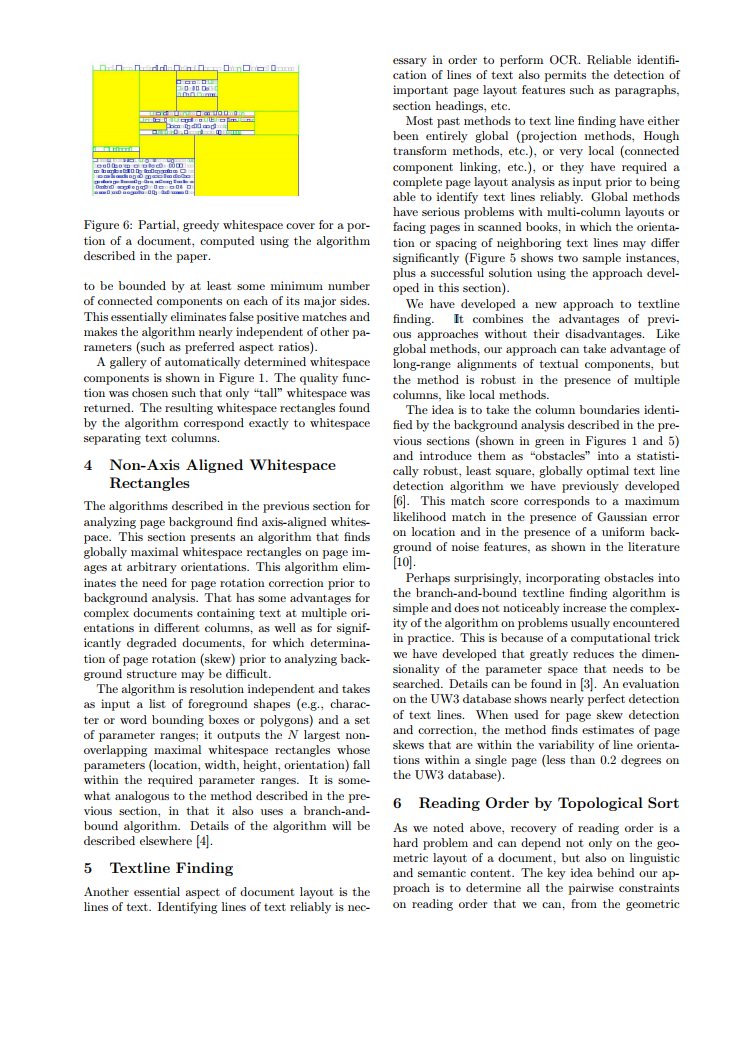
//> input picture DocumentLayout/pic.PNG, 739 x 1052 px
$ ./main pic.PNG   (built with g++ and OpenCV 4)
//> lines starting //> are read from the running program, lines starting //| are printed output that depends on the picture; after the words box and inside, x2 and y2 are one past the last pixel; in counts of white or black regions, pixels touching at a corner belong together
### DocumentLayout/Voting.h
#pragma once

#include <vector>
#include <algorithm>
#include <functional>
#include <opencv2/opencv.hpp>

#include "config.h"


namespace Voting
{
	using namespace std;
	using namespace cv;

	inline bool RectsEqual(const Rect &a, const Rect &b, const float thresh)
	{
		Vec2i topleft = Vec2i(a.x, a.y) - Vec2i(b.x, b.y);
		Vec2i botleft = Vec2i(a.x, a.y + a.height) - Vec2i(b.x, b.y + b.height);
		Vec2i topright = Vec2i(a.x + a.width, a.y) - Vec2i(b.x + b.width, b.y);
		Vec2i botright = Vec2i(a.x + a.width, a.y + a.height) - Vec2i(b.x + b.width, b.y + b.height);

		double n1 = norm(topleft);
		double n2 = norm(botleft);
		double n3 = norm(topright);
		double n4 = norm(botright);

		return	n1 < thresh &&
				n2 < thresh &&
				n3 < thresh &&
				n4 < thresh;
	}

	inline Rect AverageRect(const Rect &a, const Rect &b)
	{
		return Rect((a.x + b.x) / 2, (a.y + b.y) / 2, (a.width + b.width) / 2, (a.height + b.height) / 2);
	}

	struct VotingResult
	{
		Rect r;
		unsigned c;

		VotingResult() : c(1) {}
		VotingResult(const Rect& _r)
			: r(_r)
			, c(1)
		{}
	};

	vector<VotingResult> MergeRects(vector<vector<Rect>> &detectedRects, const float thresh)
	{
		vector<VotingResult> output;

		for (auto &v : detectedRects)
		{
			output.insert(output.end(), v.begin(), v.end());
		}

		for (auto it1 = output.begin(); it1 != output.end(); ++it1)
		{
			for (auto it2 = it1 + 1; it2 != output.end();)
			{
				if (RectsEqual(it1->r, it2->r, thresh))
				{
					it1->r = AverageRect(it1->r, it2->r);
					it1->c += it2->c;
					it2 = output.erase(it2);
				}
				else
				{
					++it2;
				}
			}
		}

		return output;
	}
}

### DocumentLayout/VoronoiLayout.h
#pragma once

#include <vector>
#include <opencv2/opencv.hpp>

#include "config.h"

namespace VoronoiLayout
{
	using namespace cv;
	using namespace std;

	vector<Rect> DetectLayout(Mat src);
}

### DocumentLayout/GeometricLayout.h
#pragma once

#include <vector>
#include <opencv2/opencv.hpp>

namespace GeometricLayout
{
	using namespace std;
	using namespace cv;

// [6 lines of commented-out code are left out]

	vector<Rect> DetectLayout(Mat src);
}

### DocumentLayout/config.h
#pragma once

#undef _DEBUG

### DocumentLayout/HeuristicLayout.h
#pragma once

#include <vector>
#include <opencv2/opencv.hpp>

#include "config.h"


namespace HeuristicLayout
{
	using namespace cv;
	using namespace std;

	vector<Rect> DetectLayout(Mat document);
}

### DocumentLayout/VoronoiLayout.cpp
#include "VoronoiLayout.h"

namespace VoronoiLayout
{
	inline float EuclidianDistance(int x1, int y1, int x2, int y2)
	{
		return sqrt((float)(x2 - x1)*(x2 - x1) + (y2 - y1)*(y2 - y1));
	}

	// [13 lines left out: function ManhattanDistance, not called in this run]

	inline int Distance(int x1, int y1, int x2, int y2)
	{
		return (int)EuclidianDistance(x1, y1, x2, y2);
	}

	// [85 lines left out: function RectDistance2, not called in this run]

	inline float ImageBlackFactor(Mat img)
	{
		const int nz = countNonZero(img);
		const int total = img.rows * img.cols;

		return (float)nz / total;
	}

	int RectDistance(Rect a, Rect b)
	{
		int x1 = a.x;
		int x1b = a.x + a.width;
		int y1 = a.y;
		int y1b = a.y + a.height;

		int x2 = b.x;
		int x2b = b.x + b.width;
		int y2 = b.y;
		int y2b = b.y + b.height;

		bool left = x2b < x1;
		bool right = x1b < x2;
		bool bottom = y2b < y1;
		bool top = y1b < y2;

		if (top && left)
			return Distance(x1, y1b, x2b, y2);
		else if (left && bottom)
			return Distance(x1, y1, x2b, y2b);
		else if (bottom && right)
			return Distance(x1b, y1, x2, y2b);
		else if (right && top)
			return Distance(x1b, y1b, x2, y2);
		else if (left)
			return abs(x1 - x2b);
		else if (right)
			return abs(x2 - x1b);
		else if (bottom)
			return abs(y1 - y2b);
		else if (top)
			return abs(y2 - y1b);
		else
			return 0;
		//return RectDistance2(a,b);
	}

	bool UpdateBoundingRects(Mat img, vector<Rect>& rects, vector<Rect>& finalRects, int D)
	{
		bool done = true;

		vector<Rect> newRects;

		Rect newRect;

		vector<Rect> nextSearchRect;
		vector<Rect> searchRect = rects;
		bool findMore = false;

		newRect = searchRect[0];
		float currentFactor = ImageBlackFactor(img(newRect));

		do
		{
			findMore = false;
			nextSearchRect.clear();
			bool addToNextSearch = true;
			for (int i = 1; i < searchRect.size(); i++)
			{
				int dist = RectDistance(newRect, searchRect[i]);
				if (dist <= D)
				{
					float nextFactor = ImageBlackFactor(img(newRect | searchRect[i]));

					if (abs(nextFactor - currentFactor) < 0.2)
					{
						done = false;
						newRect |= searchRect[i];
						currentFactor = ImageBlackFactor(img(newRect));
						findMore = true;
						addToNextSearch = false;
					}
				}
				else
				{
					nextSearchRect.push_back(searchRect[i]);
				}
			}
			searchRect = nextSearchRect;
		} while (findMore);

		finalRects.push_back(newRect);

		rects = searchRect;

		return rects.size() == 0;
	}

	// [39 lines left out: functions DrawBoundingRects, draw_point, draw_delaunay, not called in this run]

	//Draw voronoi diagram
	void draw_voronoi(Mat& img, Subdiv2D& subdiv)
	{
		vector<vector<Point2f> > facets;
		vector<Point2f> centers;
		subdiv.getVoronoiFacetList(vector<int>(), facets, centers);

		vector<Point> ifacet;
		vector<vector<Point> > ifacets(1);

		float thresh = 4;

		for (size_t i = 0; i < facets.size(); i++)
		{

			//ifacet.resize(facets[i].size());
			ifacet.clear();

			ifacet.push_back(facets[i][0]);
			for (size_t j = 1; j < facets[i].size(); j++)
			{
				const Point &p = facets[i][j];
				if (norm(p - *ifacet.rbegin()) < thresh)
					ifacet.push_back(p);
			}

			ifacets[0] = ifacet;
			//polylines(img, ifacets, false, Scalar(), 1, CV_AA, 0);
			fillPoly(img, ifacets, Scalar(255));
		}
	}

	// [4 lines left out: function voronoiArea, not called in this run]

	std::vector<Rect> DetectLayout(Mat src)
	{
		Mat cannyOutput;
		Mat grayScale;
		cvtColor(src, grayScale, CV_BGR2GRAY);


		Rect rect(0, 0, src.size().width, src.size().height);
		Subdiv2D subdiv(rect);
		Canny(src, cannyOutput, 100, 200);

		//HoughLines(grayScale, cannyOutput, CV_PI / 180, 15, 100);


#ifdef _DEBUG
		imshow("Canny", cannyOutput);
#endif // _DEBUG
		//waitKey(0);

		//Contours
		vector <vector<Point>> contours;
		vector<Vec4i> hierarchy;
		Mat contoursImg;
		src.copyTo(contoursImg);

		findContours(cannyOutput, contours, hierarchy, RETR_EXTERNAL, CHAIN_APPROX_SIMPLE);

		Scalar incolor = Scalar(0, 0, 255);
		Scalar outcolor = Scalar(255, 0, 0);
		Scalar black = Scalar(0,0 , 0);
		vector<Rect> boundingRects;
		for (int i = 0; i < contours.size(); i++)
		{
			Scalar color = outcolor;
			Rect brect = boundingRect(contours[i]);
			boundingRects.push_back(brect);
			rectangle(contoursImg, brect, color, 1);
			for (int j = 0; j < contours[i].size(); j++)
			{
				subdiv.insert(Point2f(contours[i][j].x, contours[i][j].y));
			}
		}

#ifdef _DEBUG
		imshow("Contours", contoursImg);
#endif // _DEBUG
		Mat delauney = Mat::zeros(grayScale.size(), grayScale.type());
		draw_voronoi(delauney, subdiv);

		//Scalar delaunay_color(255, 255, 255), points_color(0, 0, 255);
		//draw_delaunay(delauney, subdiv, delaunay_color);

		//imshow("Delauney", delauney);

		Mat element = getStructuringElement(MORPH_RECT, Size(3, 3), Point(1, 1));
		Mat element1 = getStructuringElement(MORPH_RECT, Size(5, 5), Point(2, 2));
		//threshold(delauney, delauney, 240, 255, 1);
		erode(delauney, delauney, element);
		dilate(delauney, delauney, element1);

		// [4 lines of commented-out code are left out]

		vector<Rect> newBoundingRects;
		while (!UpdateBoundingRects(delauney, boundingRects, newBoundingRects, 20));

#ifdef _DEBUG
		waitKey(0);
#endif // _DEBUG

		return newBoundingRects;
	}
}

### DocumentLayout/GeometricLayout.cpp
#include "GeometricLayout.h"

namespace GeometricLayout
{
	inline float EuclidianDistance(int x1, int y1, int x2, int y2)
	{
		return sqrt((float)(x2 - x1)*(x2 - x1) + (y2 - y1)*(y2 - y1));
	}

	// [13 lines left out: function ManhattanDistance, not called in this run]

	inline int Distance(int x1, int y1, int x2, int y2)
	{
		return (int)EuclidianDistance(x1, y1, x2, y2);
	}

	// [85 lines left out: function RectDistance2, not called in this run]

	inline float ImageBlackFactor(Mat img)
	{
		const int nz = countNonZero(img);
		const int total = img.rows * img.cols;

		return (float)nz / total;
	}

	int RectDistance(Rect a, Rect b)
	{
		int x1 = a.x;
		int x1b = a.x + a.width;
		int y1 = a.y;
		int y1b = a.y + a.height;

		int x2 = b.x;
		int x2b = b.x + b.width;
		int y2 = b.y;
		int y2b = b.y + b.height;

		bool left = x2b < x1;
		bool right = x1b < x2;
		bool bottom = y2b < y1;
		bool top = y1b < y2;

		if (top && left)
			return Distance(x1, y1b, x2b, y2);
		else if (left && bottom)
			return Distance(x1, y1, x2b, y2b);
		else if (bottom && right)
			return Distance(x1b, y1, x2, y2b);
		else if (right && top)
			return Distance(x1b, y1b, x2, y2);
		else if (left)
			return abs(x1 - x2b);
		else if (right)
			return abs(x2 - x1b);
		else if (bottom)
			return abs(y1 - y2b);
		else if (top)
			return abs(y2 - y1b);
		else
			return 0;
		//return RectDistance2(a,b);
	}

	bool UpdateBoundingRects(Mat img, vector<Rect>& rects, vector<Rect>& finalRects, int D)
	{
		bool done = true;

		vector<Rect> newRects;

		Rect newRect;

		vector<Rect> nextSearchRect;
		vector<Rect> searchRect = rects;
		bool findMore = false;

		newRect = searchRect[0];
		float currentFactor = ImageBlackFactor(img(newRect));

		do
		{
			findMore = false;
			nextSearchRect.clear();
			bool addToNextSearch = true;
			for (int i = 1; i < searchRect.size(); i++)
			{
				int dist = RectDistance(newRect, searchRect[i]);
				if (dist <= D)
				{
					float nextFactor = ImageBlackFactor(img(newRect | searchRect[i]));

					if (abs(nextFactor - currentFactor) < 0.2)
					{
						done = false;
						newRect |= searchRect[i];
						currentFactor = ImageBlackFactor(img(newRect));
						findMore = true;
						addToNextSearch = false;
					}
				}
				else
				{
					nextSearchRect.push_back(searchRect[i]);
				}
			}
			searchRect = nextSearchRect;
		} while (findMore);

		finalRects.push_back(newRect);

		rects = searchRect;

		return rects.size() == 0;
	}

	// [8 lines left out: function DrawBoundingRects, not called in this run]

	std::vector<Rect> DetectLayout(Mat src)
	{
		Mat cannyOutput;
		Canny(src, cannyOutput, 100, 200);

#ifdef _DEBUG
		imshow("Canny", cannyOutput);
#endif // _DEBUG
		//waitKey(0);

		/*Mat element = getStructuringElement(MORPH_RECT, Size(3, 3), Point(1, 1));
		dilate(cannyOutput, cannyOutput, element);*/


		Mat blurOutput;
		blur(cannyOutput, blurOutput, Size(5, 5));

		/*imshow("Blur", blurOutput);
		waitKey(0);*/

		//Contours
		vector <vector<Point>> contours;
		vector<Vec4i> hierarchy;

		Mat contoursImg;
		src.copyTo(contoursImg);

		findContours(cannyOutput, contours, hierarchy, RETR_LIST, CHAIN_APPROX_SIMPLE);

		Scalar incolor = Scalar(0, 0, 255);
		Scalar outcolor = Scalar(255, 0, 0);
		vector<Rect> boundingRects;
		for (int i = 0; i < contours.size(); i++)
		{
			Scalar color = outcolor;
			Rect brect = boundingRect(contours[i]);
			boundingRects.push_back(brect);
			rectangle(contoursImg, brect, color, 1);
		}

#ifdef _DEBUG
		imshow("Contours", contoursImg);
#endif // _DEBUG
		Mat layoutImg;
		Mat thrshImg;
		cvtColor(src, thrshImg, CV_BGR2GRAY);
		threshold(thrshImg, thrshImg, 100, 255, THRESH_BINARY);

		vector<Rect> newBoundingRects;
		while (!UpdateBoundingRects(thrshImg, boundingRects, newBoundingRects, 10))
		{
#ifdef _DEBUG
			waitKey(10);
			src.copyTo(layoutImg);
			DrawBoundingRects(layoutImg, newBoundingRects, outcolor);
			imshow("Contours - Layout", layoutImg);
#endif // _DEBUG
		}

#ifdef _DEBUG
		waitKey(500);
		src.copyTo(layoutImg);
		DrawBoundingRects(layoutImg, newBoundingRects, outcolor);
		imshow("Contours - Layout", layoutImg);

		waitKey(0);
#endif // _DEBUG

		return newBoundingRects;
	}
}

### DocumentLayout/HeuristicLayout.cpp
#include "HeuristicLayout.h"

namespace HeuristicLayout
{
	using namespace cv;

	float getStdDev(const Mat& frame, const InputOutputArray& mask = noArray())
	{
		Mat mean;
		Mat stddev;

		meanStdDev(frame, mean, stddev, mask);

		return stddev.at<double>(0, 0);
	}

	// [112 lines left out: functions getEntropyFromHist, getBestCut, not called in this run]

	float getEntropy(const Mat& frame, const Mat& mask = Mat())
	{
		const size_t total = mask.empty() ? frame.total() : countNonZero(mask);

		if (total == 0)
			return 0.f;

		const int histSize = 256;
		/// Set the ranges ( for B,G,R) )
		const float range[] = { 0, 256 };
		const float* histRange = { range };

		Mat hist;

		/// Compute the histograms:
		calcHist(&frame, 1, 0, mask, hist, 1, &histSize, &histRange);
		hist /= total;

		Mat logP;
		cv::log(hist, logP);
		logP.forEach<float>([](float &p, const int * position) -> void {
			if (isinf(p))
				p = 0.f;
		});

		float entropy = -1 * sum(hist.mul(logP)).val[0];

		return entropy;
	}

	Mat GetMask(const Mat &subMat, const vector<Point> &contour)
	{
		Mat mask(subMat.size(), CV_8U, Scalar(0));

		Size origSize;
		Point offset;
		subMat.locateROI(origSize, offset);

		auto offsetPoints = contour;
		for (auto& p : offsetPoints)
			p -= offset;

		fillConvexPoly(mask, offsetPoints, Scalar(255));

		return mask;
	}

	std::vector<Rect> DetectLayout(Mat document)
	{
		Mat original = document.clone();
		Mat originalGray;

		if (document.channels() != 1)
		{
			document = document.clone();
			cvtColor(document, document, CV_BGR2GRAY);
		}

		originalGray = document.clone();

		Mat originalThr;
		threshold(originalGray, originalThr, 128, 255, 1);

		float sizeMaxRatio = 256.f / (float)std::max(document.rows, document.cols);

		// downsample for faster and better processing
		resize(document, document, Size(), sizeMaxRatio, sizeMaxRatio, INTER_CUBIC);
		//blur(document, document, Size(3, 3));

		Mat thrMat;
		threshold(document, thrMat, 240, 255, 1);

		Mat thrMatFull;
		threshold(originalGray, thrMatFull, 240, 255, 1);

		Mat element = getStructuringElement(MORPH_RECT, Size(3, 3), Point(1, 1));
		Mat elementCr = getStructuringElement(MORPH_CROSS, Size(3, 3), Point(1, 1));
		Mat element3 = getStructuringElement(MORPH_CROSS, Size(9, 9), Point(4, 4));
		Mat elementSq = getStructuringElement(MORPH_RECT, Size(9, 9), Point(4, 4));

		Mat cannyOut;
		Canny(original, cannyOut, 150, 200);

		cannyOut.convertTo(cannyOut, CV_8U);

		dilate(cannyOut, cannyOut, element3);
		//erode(cannyOut, cannyOut, elementSq);

		Mat cannySmall;
		resize(cannyOut, cannySmall, Size(), sizeMaxRatio, sizeMaxRatio, INTER_NEAREST);
		dilate(cannySmall, cannySmall, element);
		erode (cannySmall, cannySmall, element);

		//////////////////////////////////////////////////////////////////////////
		//thrMat = cannySmall;
		//////////////////////////////////////////////////////////////////////////

		Mat cannyOutDraw = cannyOut.clone();
		cvtColor(cannyOutDraw, cannyOutDraw, CV_GRAY2BGR);

		{
			vector <vector<Point>> contours;
			vector<Vec4i> hierarchy;
			//findContours(morpthMat, contours, hierarchy, RETR_EXTERNAL, CHAIN_APPROX_SIMPLE);
			findContours(cannyOut, contours, hierarchy, RETR_TREE, CHAIN_APPROX_SIMPLE);

			for (int i = contours.size()-1; i >= 0; i--)
			{
				const vector<Point> &contour = contours[i];
// 				if (contour.size() < 3)
// 					continue;

				Rect brect = boundingRect(contour);

#ifdef _DEBUG
				rectangle(color_dst, brect, outcolor, 1);
#endif // _DEBUG

				Rect smallRect(brect.tl() * sizeMaxRatio, brect.br() * sizeMaxRatio);

				if (smallRect.width == 0 || smallRect.height == 0)
					continue;

				drawContours(cannyOutDraw, contours, i, Scalar(255,0,255), 2, 8, hierarchy, 0, Point());

				for (int j = 0; j < contour.size(); j++)
					contours[i][j] *= sizeMaxRatio;

				Mat subMat = cannySmall(smallRect);
				Mat subMatDoc = document(smallRect);
				Mat mask = GetMask(subMat, contour);

				Mat subMatThr = thrMat(smallRect);
				Mat compositeMask;
 				//bitwise_or(mask, subMat, compositeMask);
 				bitwise_and(mask, subMatThr, compositeMask);
				//compositeMask = mask;

				const float entropy = getEntropy(subMatDoc, compositeMask);
				const float stddev = getStdDev(subMatDoc, compositeMask);

				if (entropy > 2.5f)
				{
					bitwise_xor(subMatThr, subMatThr, subMatThr, compositeMask);
				}
			}
		}

		Mat morpthMat = thrMat.clone();
		dilate(morpthMat, morpthMat, element);

		bitwise_and(morpthMat, cannySmall, morpthMat);
		erode(morpthMat, morpthMat, elementCr);

		const float sizeMin = std::min(document.rows, document.cols);
		const float sizeMax = std::max(document.rows, document.cols);
		std::vector<Rect> ret;

#ifdef _DEBUG
		Mat color_dst;
		cvtColor(document, color_dst, CV_GRAY2BGR);
#endif // _DEBUG

		vector <vector<Point>> contours;
		vector<Vec4i> hierarchy;
		findContours(morpthMat, contours, hierarchy, RETR_EXTERNAL, CHAIN_APPROX_SIMPLE);
		//findContours(thrMat, contours, hierarchy, RETR_EXTERNAL, CHAIN_APPROX_SIMPLE);

		Scalar outcolor = Scalar(255, 0, 0);

		for (int i = 0; i < contours.size(); i++)
		{
			Scalar color = outcolor;
			Rect brect = boundingRect(contours[i]);

#ifdef _DEBUG
			rectangle(color_dst, brect, outcolor, 1);
#endif // _DEBUG

// [5 lines of commented-out code are left out]

			for (int j = 0; j < contours[i].size(); j++)
				contours[i][j] /= sizeMaxRatio;

			//drawContours(original, contours, i, color, 2, 8, hierarchy, 0, Point());

			brect.x /= sizeMaxRatio;
			brect.y /= sizeMaxRatio;
			brect.width /= sizeMaxRatio;
			brect.height /= sizeMaxRatio;
			rectangle(original, brect, outcolor, 2);

			ret.emplace_back(brect);
		}

#ifdef _DEBUG
		imshow("Layout", original);
		waitKey(0);
#endif // _DEBUG

		return ret;
	}


#pragma region HOUGH LINES OLD
	// [44 lines of commented-out code are left out]
#pragma endregion HOUGH LINES OLD
}

### DocumentLayout/main.cpp
#include <cstdio>
#include <functional>

#include <opencv2/opencv.hpp>
#include <opencv2/highgui.hpp>
#include <opencv2/imgcodecs.hpp>
#include <Windows.h>

#include "HeuristicLayout.h"
#include "GeometricLayout.h"
#include "VoronoiLayout.h"
#include "Voting.h"

using namespace cv;
using namespace std;

typedef vector<Rect> AlgorithmResult;
typedef function<AlgorithmResult(Mat)> Algorithm;

struct AlgorithmDesc
{
	::Algorithm algo;
	string desc;
};

struct MatDesc
{
	Mat m;
	string desc;
};

#define Desc(a) {a, #a}

double PCFreq = 0.0;
__int64 CounterStart = 0;

void StartCounter()
{
	LARGE_INTEGER li;
	if (!QueryPerformanceFrequency(&li))
		puts("QueryPerformanceFrequency failed!");

	PCFreq = double(li.QuadPart) / 1000.0;

	QueryPerformanceCounter(&li);
	CounterStart = li.QuadPart;
}

double GetCounter()
{
	LARGE_INTEGER li;
	QueryPerformanceCounter(&li);
	return double(li.QuadPart - CounterStart) / PCFreq;
}

int main(int argc, char* argv[])
{
	if (argc < 2)
	{
		printf("Usage:\n\t%s image1 [image2] ...\n", argv[0]);
		return -1;
	}

	FILE* stats = fopen("stats.csv", "w");
	fprintf(stats, "FileName,HeuristicRuntime,GeometricRuntime,VoronoiRuntime,MajorityScore,UnanimityScore\n");

	for (int i = 1; i < argc; i++)
	{
		const string fullName = argv[i];
		const size_t lastDot = fullName.find_last_of('.');
		const string extension = fullName.substr(lastDot);
		const string baseName = fullName.substr(0, lastDot);

		Mat src = imread(fullName);
//> src is the input picture: 1052 rows x 739 cols, CV_8UC3; mean B, G, R 232.4, 238.1, 238.1

		fprintf(stats, "%s,", baseName.c_str());

		if (src.empty())
		{
			printf("Can't find image: %s. Skipping...", argv[i]);
			continue;
		}

#ifdef _DEBUG
		imshow("Original", src);
#endif // _DEBUG

		Mat originalGray = src.clone();

		if (originalGray.channels() != 1)
			cvtColor(originalGray, originalGray, CV_BGR2GRAY);
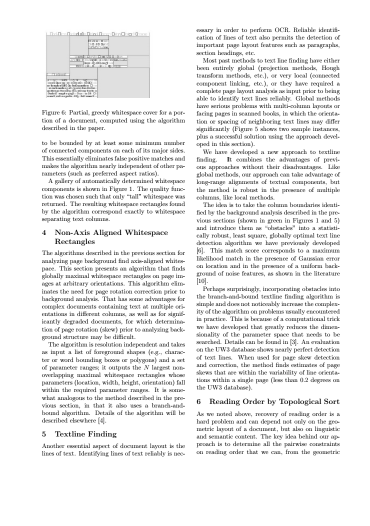
//> originalGray: 1052 rows x 739 cols, CV_8UC1 (shown at 1/2 size); min 0, max 255, mean 237.4

		Mat originalThr;
		threshold(originalGray, originalThr, 128, 255, 1);
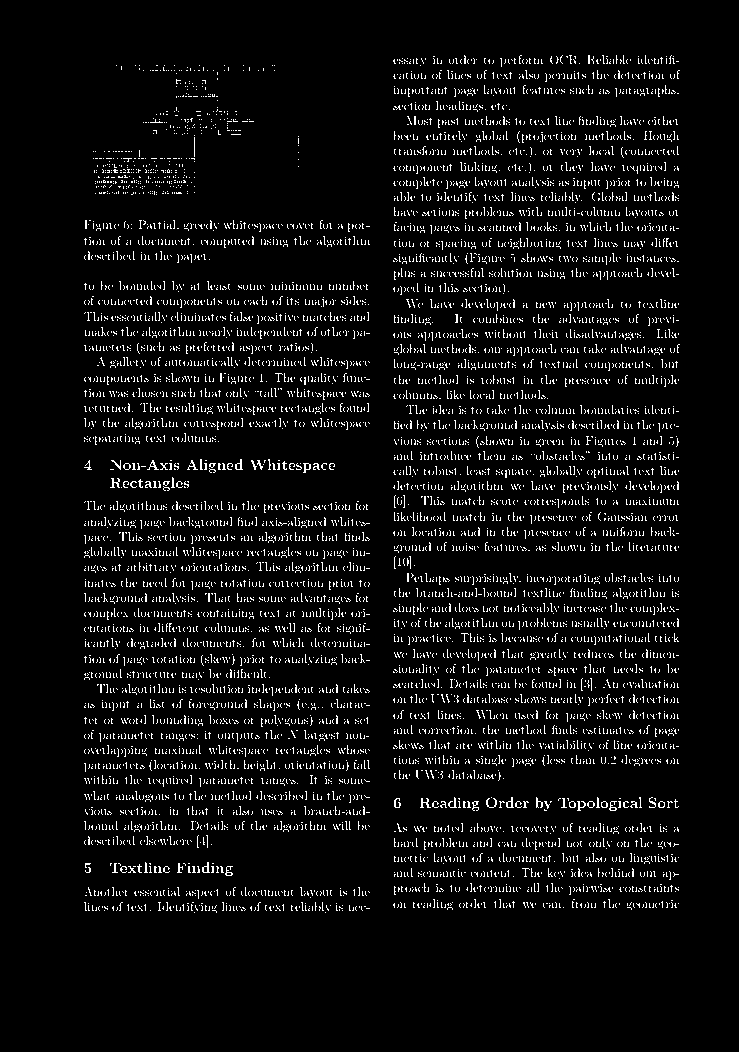
//> originalThr: 1052 rows x 739 cols, CV_8UC1; 5.6% white in thin lines or dots, all inside (x1, y1, x2, y2) = (84, 55, 680, 913)

		originalThr.convertTo(originalThr, CV_8UC1);

		const float thresh = 0.01f * min(src.cols, src.rows); // 1% of smallest edge

		vector<::AlgorithmResult> results;
		vector<::AlgorithmDesc> algorithms{
			Desc(HeuristicLayout::DetectLayout),
			Desc(GeometricLayout::DetectLayout),
			Desc(VoronoiLayout::DetectLayout)
		};

		for (auto &a : algorithms)
		{
			StartCounter();
			const vector<Rect> r = a.algo(src);
			double t = GetCounter();

			printf("Algorithm %s took %lf ms for image %s\n", a.desc.c_str(), t, argv[i]);
			fprintf(stats, "%lf,", t);

			results.emplace_back(r);
		}
//> this loop made 3 passes
//> pass 1, in DetectLayout, `resize(document, document, Size(), sizeMaxRatio, sizeMaxRatio, INTER_C..`:
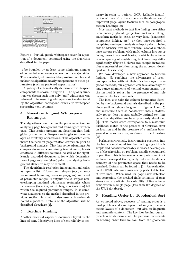
//> document: 256 rows x 180 cols, CV_8UC1; min 0, max 255, mean 236.8

// [11 lines of commented-out code are left out]

		Mat voting = Mat::zeros(src.rows, src.cols, CV_8UC1);

		Mat toDraw = src.clone();
		RNG rng(12345);

		// TODO: add weights
		vector<Voting::VotingResult> all = Voting::MergeRects(results, thresh);
//> the loop in MergeRects, `for (auto &v : detectedRects)` made 3 passes
//> (the rest of the program and of its run is left out)
